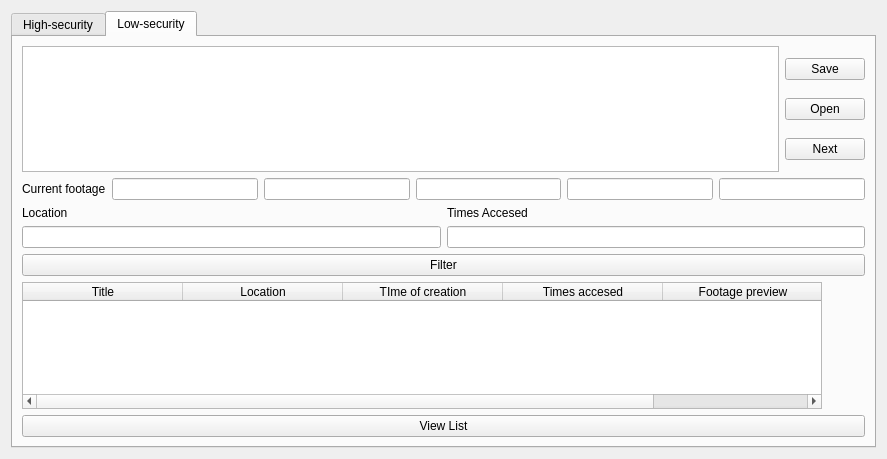
<?xml version="1.0" encoding="UTF-8"?>
<ui version="4.0">
 <class>GUI</class>
 <widget class="QWidget" name="GUI">
  <property name="geometry">
   <rect>
    <x>0</x>
    <y>0</y>
    <width>887</width>
    <height>459</height>
   </rect>
  </property>
  <property name="windowTitle">
   <string>GUI</string>
  </property>
  <layout class="QHBoxLayout" name="horizontalLayout_4">
   <item>
    <widget class="QTabWidget" name="ModeSelector">
     <property name="maximumSize">
      <size>
       <width>16777215</width>
       <height>16777215</height>
      </size>
     </property>
     <property name="mouseTracking">
      <bool>false</bool>
     </property>
     <property name="tabletTracking">
      <bool>false</bool>
     </property>
     <property name="focusPolicy">
      <enum>Qt::WheelFocus</enum>
     </property>
     <property name="autoFillBackground">
      <bool>false</bool>
     </property>
     <property name="currentIndex">
      <number>1</number>
     </property>
     <property name="movable">
      <bool>false</bool>
     </property>
     <widget class="QWidget" name="HighSecurity">
      <attribute name="title">
       <string>High-security</string>
      </attribute>
      <layout class="QHBoxLayout" name="horizontalLayout_8">
       <item>
        <layout class="QVBoxLayout" name="verticalLayout_7">
         <item>
          <layout class="QHBoxLayout" name="horizontalLayout">
           <item>
            <widget class="QTableWidget" name="TableOfRecordings">
             <property name="minimumSize">
              <size>
               <width>750</width>
               <height>302</height>
              </size>
             </property>
             <property name="maximumSize">
              <size>
               <width>590</width>
               <height>302</height>
              </size>
             </property>
             <property name="selectionBehavior">
              <enum>QAbstractItemView::SelectItems</enum>
             </property>
             <property name="verticalScrollMode">
              <enum>QAbstractItemView::ScrollPerItem</enum>
             </property>
             <property name="showGrid">
              <bool>true</bool>
             </property>
             <property name="gridStyle">
              <enum>Qt::SolidLine</enum>
             </property>
             <property name="columnCount">
              <number>5</number>
             </property>
             <attribute name="horizontalHeaderVisible">
              <bool>false</bool>
             </attribute>
             <attribute name="horizontalHeaderCascadingSectionResizes">
              <bool>false</bool>
             </attribute>
             <attribute name="horizontalHeaderMinimumSectionSize">
              <number>56</number>
             </attribute>
             <attribute name="horizontalHeaderDefaultSectionSize">
              <number>150</number>
             </attribute>
             <attribute name="horizontalHeaderHighlightSections">
              <bool>true</bool>
             </attribute>
             <attribute name="verticalHeaderVisible">
              <bool>false</bool>
             </attribute>
             <attribute name="verticalHeaderShowSortIndicator" stdset="0">
              <bool>false</bool>
             </attribute>
             <attribute name="verticalHeaderStretchLastSection">
              <bool>false</bool>
             </attribute>
             <column>
              <property name="text">
               <string>Title</string>
              </property>
             </column>
             <column>
              <property name="text">
               <string>Location</string>
              </property>
             </column>
             <column>
              <property name="text">
               <string>Time of creation</string>
              </property>
             </column>
             <column>
              <property name="text">
               <string>Times accesed</string>
              </property>
             </column>
             <column>
              <property name="text">
               <string>Footage Preview</string>
              </property>
             </column>
            </widget>
           </item>
           <item>
            <layout class="QVBoxLayout" name="verticalLayout">
             <item>
              <widget class="QPushButton" name="AddButton">
               <property name="text">
                <string>Add</string>
               </property>
              </widget>
             </item>
             <item>
              <widget class="QPushButton" name="DeleteButton">
               <property name="text">
                <string>Delete</string>
               </property>
              </widget>
             </item>
            </layout>
           </item>
          </layout>
         </item>
         <item>
          <layout class="QHBoxLayout" name="horizontalLayout_7">
           <item>
            <layout class="QVBoxLayout" name="verticalLayout_3">
             <item>
              <widget class="QPushButton" name="UndoButton">
               <property name="text">
                <string>Undo</string>
               </property>
              </widget>
             </item>
             <item>
              <widget class="QPushButton" name="RedoButton">
               <property name="text">
                <string>Redo</string>
               </property>
              </widget>
             </item>
            </layout>
           </item>
           <item>
            <layout class="QVBoxLayout" name="verticalLayout_2">
             <item>
              <layout class="QFormLayout" name="formLayout">
               <item row="0" column="0">
                <widget class="QLabel" name="label">
                 <property name="text">
                  <string>File name</string>
                 </property>
                </widget>
               </item>
               <item row="0" column="1">
                <widget class="QLineEdit" name="FileNameLIneEdit">
                 <property name="layoutDirection">
                  <enum>Qt::LeftToRight</enum>
                 </property>
                </widget>
               </item>
              </layout>
             </item>
             <item>
              <widget class="QPushButton" name="SaveToFIleButton">
               <property name="text">
                <string>Save to file</string>
               </property>
              </widget>
             </item>
            </layout>
           </item>
          </layout>
         </item>
        </layout>
       </item>
      </layout>
     </widget>
     <widget class="QWidget" name="LowSecurity">
      <attribute name="title">
       <string>Low-security</string>
      </attribute>
      <layout class="QHBoxLayout" name="horizontalLayout_9">
       <item>
        <layout class="QVBoxLayout" name="verticalLayout_8">
         <item>
          <layout class="QHBoxLayout" name="horizontalLayout_3">
           <item>
            <widget class="QListWidget" name="ListOfSavedRecordings"/>
           </item>
           <item>
            <layout class="QVBoxLayout" name="verticalLayout_4">
             <item>
              <widget class="QPushButton" name="SaveButton">
               <property name="text">
                <string>Save</string>
               </property>
               <property name="flat">
                <bool>false</bool>
               </property>
              </widget>
             </item>
             <item>
              <widget class="QPushButton" name="OpenButton">
               <property name="text">
                <string>Open</string>
               </property>
              </widget>
             </item>
             <item>
              <widget class="QPushButton" name="NextButton">
               <property name="text">
                <string>Next</string>
               </property>
              </widget>
             </item>
            </layout>
           </item>
          </layout>
         </item>
         <item>
          <layout class="QHBoxLayout" name="horizontalLayout_2">
           <item>
            <widget class="QLabel" name="label_2">
             <property name="text">
              <string>Current footage</string>
             </property>
            </widget>
           </item>
           <item>
            <widget class="QLineEdit" name="TitleEdit"/>
           </item>
           <item>
            <widget class="QLineEdit" name="LocationEdit"/>
           </item>
           <item>
            <widget class="QLineEdit" name="TimeOfCreationEdit"/>
           </item>
           <item>
            <widget class="QLineEdit" name="TimesAccesedEdit"/>
           </item>
           <item>
            <widget class="QLineEdit" name="FootagePreviewEdit"/>
           </item>
          </layout>
         </item>
         <item>
          <layout class="QVBoxLayout" name="verticalLayout_6">
           <item>
            <layout class="QVBoxLayout" name="verticalLayout_5">
             <item>
              <layout class="QHBoxLayout" name="horizontalLayout_5">
               <item>
                <widget class="QLabel" name="label_4">
                 <property name="text">
                  <string>Location</string>
                 </property>
                </widget>
               </item>
               <item>
                <widget class="QLabel" name="label_3">
                 <property name="text">
                  <string>Times Accesed</string>
                 </property>
                </widget>
               </item>
              </layout>
             </item>
             <item>
              <layout class="QHBoxLayout" name="horizontalLayout_6">
               <item>
                <widget class="QLineEdit" name="FilterLocationEdit"/>
               </item>
               <item>
                <widget class="QLineEdit" name="FilterTimesAccesedEdit"/>
               </item>
              </layout>
             </item>
            </layout>
           </item>
           <item>
            <widget class="QPushButton" name="FilterButton">
             <property name="text">
              <string>Filter</string>
             </property>
            </widget>
           </item>
          </layout>
         </item>
         <item>
          <widget class="QTableWidget" name="TableOfRecordingsToSave">
           <property name="maximumSize">
            <size>
             <width>800</width>
             <height>16777215</height>
            </size>
           </property>
           <property name="rowCount">
            <number>0</number>
           </property>
           <property name="columnCount">
            <number>5</number>
           </property>
           <attribute name="horizontalHeaderDefaultSectionSize">
            <number>160</number>
           </attribute>
           <column>
            <property name="text">
             <string>Title</string>
            </property>
           </column>
           <column>
            <property name="text">
             <string>Location</string>
            </property>
           </column>
           <column>
            <property name="text">
             <string>TIme of creation</string>
            </property>
           </column>
           <column>
            <property name="text">
             <string>Times accesed</string>
            </property>
           </column>
           <column>
            <property name="text">
             <string>Footage preview</string>
            </property>
           </column>
          </widget>
         </item>
         <item>
          <widget class="QPushButton" name="ViewButton">
           <property name="text">
            <string>View List</string>
           </property>
          </widget>
         </item>
        </layout>
       </item>
      </layout>
     </widget>
    </widget>
   </item>
  </layout>
 </widget>
 <resources/>
 <connections/>
</ui>
